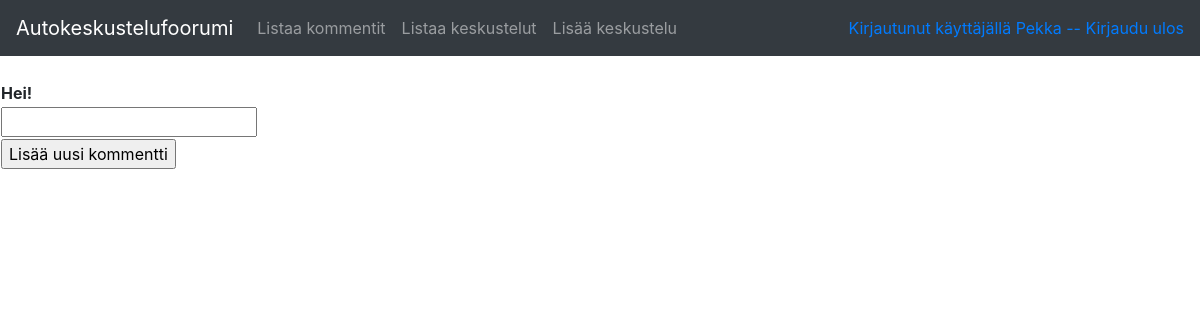
Page /conversations/1 (signed in) on the earlier database version.
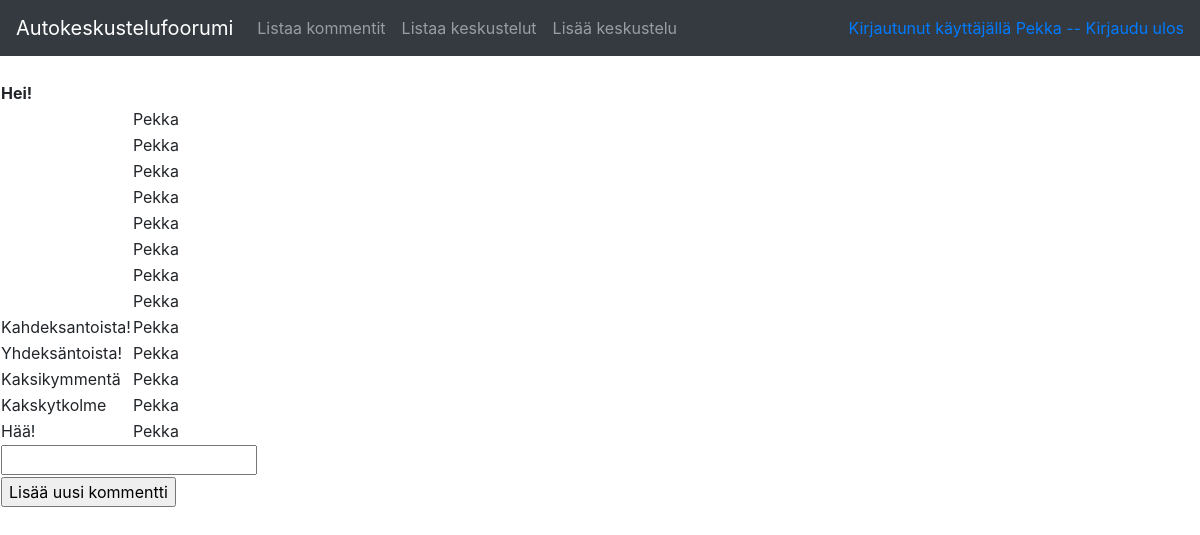
Same page on the later database version.
### application/auth/models.py (models this page shows, shortened)
class User(Base):
    __tablename__ = "account"
    name = db.Column(db.String(144), nullable=False)
    username = db.Column(db.String(144), nullable=False)
    password = db.Column(db.String(144), nullable=False)
    comments = db.relationship("Comment", backref='account', lazy=True)

### application/conversations/models.py (models this page shows, shortened)
class Conversation(Base):
    __tablename__ = "conversation"
    name = db.Column(db.String(144), nullable=False)
    @staticmethod
    def find_comments_for_conversation(convid=0):
      stmt = text("SELECT Comment.id, Comment.name, Comment.conversation_id, Account.username FROM Comment, Account WHERE Account.id = Comment.account_id AND Comment.conversation_id = :convid").params(convid=convid)
      res = db.engine.execute(stmt)
      response = []
      for row in res:
        response.append({"id":row[0], "name":row[1], "conversation_id":row[2], "username":row[3]})
      return response

### application/comments/models.py (models this page shows, shortened)
class Comment(db.Model):
    id = db.Column(db.Integer, primary_key=True)
    date_created = db.Column(db.DateTime, default=db.func.current_timestamp())
    date_modified = db.Column(db.DateTime, default=db.func.current_timestamp(),
    onupdate=db.func.current_timestamp())
    name = db.Column(db.String(144), nullable=False)
    account_id = db.Column(db.Integer, db.ForeignKey('account.id'),  nullable=False)

### application/conversations/views.py (the view)
@app.route("/conversations/<conversation_id>", methods=["GET", "POST"])
@login_required
def conversation_view(conversation_id):
    form = CommentForm(request.form)
    return render_template("conversations/viewOne.html", t = Conversation.query.get(conversation_id), form = form, conversation_comments=Conversation.find_comments_for_conversation(conversation_id))

### application/comments/forms.py
class CommentForm(FlaskForm):
    name = StringField("Comment name")
    class Meta:
        csrf = False

### application/__init__.py (called while the page is built)
@login_manager.user_loader
def load_user(user_id):
    return User.query.get(user_id)

### application/templates/conversations/viewOne.html (shortened to what this page needs)
{% extends "layout.html" %}
{% block body %}
  <table>
    <tr>
      <th>{{ t.name }}</th>
      <th></th>
    </tr>
    {% for comment in conversation_comments %}
    <tr>
      <td>{{ comment.name }}</td>
      <td> {{ comment.username }}</td>
    </tr>
    {% endfor %}
  </table>
  <form method="POST" action="{{ url_for('comments_create', conversation_id=t.id) }}">
    <table>
      <tr>
  <td>
    {{ form.name }}
  </td>
      </tr>
      <tr>
  <td colspan="2">
    <input type="submit" value="Lisää uusi kommentti"/>
  </td>
      </tr>
  </form>
{% endblock %}

### application/templates/layout.html (shortened to what this page needs)
<!DOCTYPE html>
<html>
<head>
  <link rel="stylesheet" href="https://maxcdn.bootstrapcdn.com/bootstrap/4.0.0/css/bootstrap.min.css"
>
</head>
<body>
    <nav class="navbar navbar-expand-md navbar-dark bg-dark mb-4">
        <a class="navbar-brand" href="#">Autokeskustelufoorumi</a>
        <div class="collapse navbar-collapse" id="navbarCollapse">
                <ul class="navbar-nav mr-auto">
                  <li class="nav-item">
                    <a class="nav-link" href="{{ url_for('comments_index') }} ">Listaa kommentit</a>
                  </li>
                  <li class="nav-item">
                      <a class="nav-link" href="{{ url_for('conversations_index') }} ">Listaa keskustelut</a>
                    </li>
                    <li class="nav-item">
                        <a class="nav-link" href="{{ url_for('conversations_form') }} ">Lisää keskustelu</a>
                      </li>
                </ul>
                <div class="form-inline mt-2 mt-md-0">
            {% if current_user.is_authenticated %}
            <a href="{{ url_for('auth_logout') }}">Kirjautunut käyttäjällä {{ current_user.name }} -- Kirjaudu ulos</a>
            {% else %}
            <a href="{{ url_for('auth_login') }}">Login</a>
            {% endif %}
                </div>
        </div>
            </nav>
  {% block body %}{% endblock %}
</body>
</html>

Differences in the rows shown:
added Comment: username "Pekka"
added Comment: username "Pekka"
added Comment: username "Pekka"
added Comment: username "Pekka"
added Comment: username "Pekka"
added Comment: username "Pekka"
added Comment: username "Pekka"
added Comment: username "Pekka"
added Comment: name "Kahdeksantoista!", username "Pekka"
added Comment: name "Yhdeksäntoista!", username "Pekka"
added Comment: name "Kaksikymmentä", username "Pekka"
added Comment: name "Kakskytkolme", username "Pekka"
added Comment: name "Hää!", username "Pekka"
